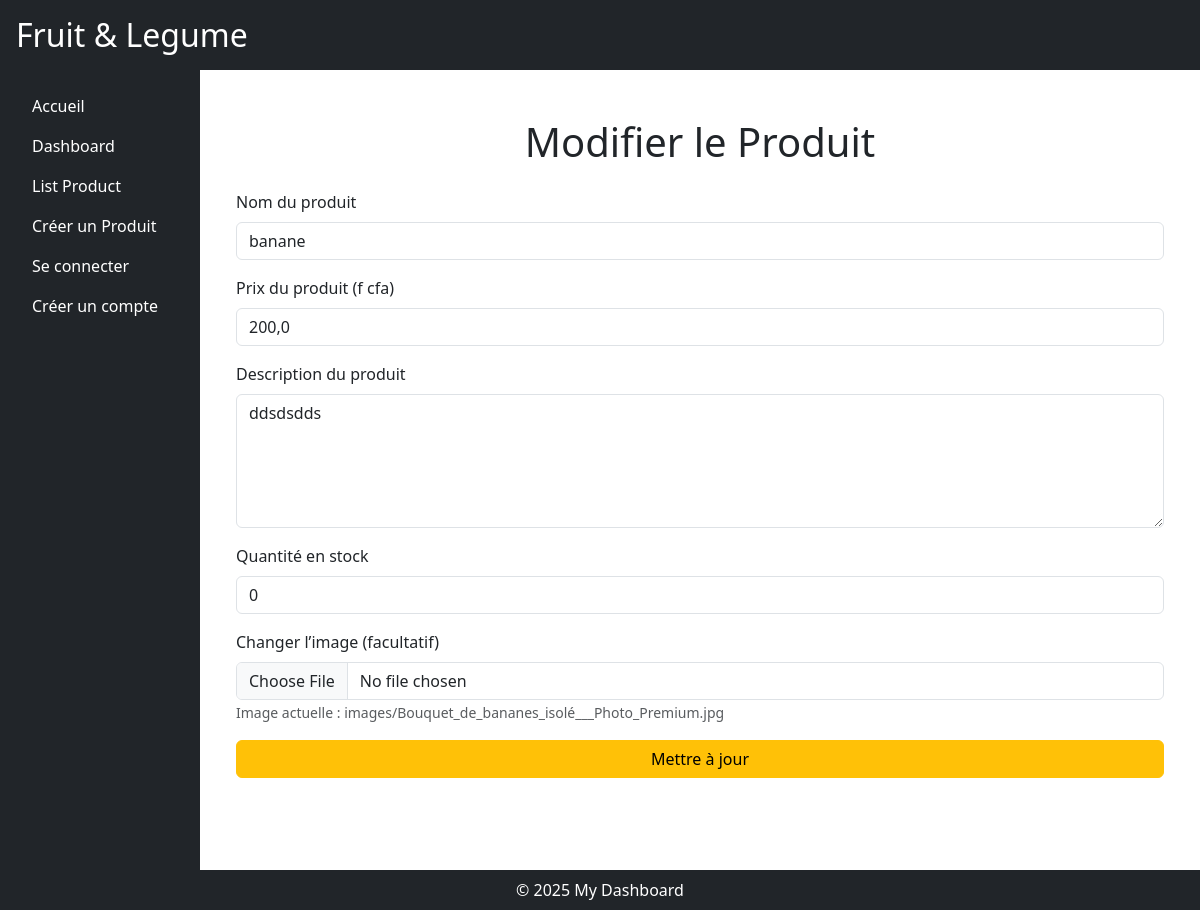
Screenshot of /produit/4/update/ with the database file from the repository.
### produit/models.py (models this page shows, shortened)
class Produit(models.Model):
    nom = models.CharField(max_length=255)
    description = models.TextField(null=True, blank=True)
    prix = models.FloatField()
    image = models.ImageField(upload_to='images/')
    quantite = models.IntegerField(default=0)  # <-- Ajouté ici correctement

### produit/views.py (the view, shortened to what this page needs)
# urls.py: path('produit/<int:pk>/update/', UpdateProduit.as_view(), name='product_update'),  # Mise à jour d'un produit
class UpdateProduit(View):
    def get(self, request, pk):
        produit = get_object_or_404(Produit, pk=pk)
        return render(request, 'produit/update_produit.html', {'produit': produit})

### templates/produit/update_produit.html (shortened to what this page needs)
{% extends 'Dashboard/base.html' %}
{% block content %}
<div class="container mt-5">
    <h1 class="text-center mb-4">Modifier le Produit</h1>
    <form action="{% url 'produit:product_update' produit.id %}" method="POST" enctype="multipart/form-data">
        <div class="mb-3">
            <label for="nom" class="form-label">Nom du produit</label>
            <input type="text" id="nom" name="nom" class="form-control" value="{{ produit.nom }}" required>
        </div>
        <div class="mb-3">
            <label for="prix" class="form-label">Prix du produit (f cfa)</label>
            <input type="text" id="prix" name="prix" class="form-control" value="{{ produit.prix }}" required>
        </div>
        <div class="mb-3">
            <label for="description" class="form-label">Description du produit</label>
            <textarea name="description" id="description" class="form-control" rows="5" required>{{ produit.description }}</textarea>
        </div>
        <div class="mb-3">
            <label for="quantite" class="form-label">Quantité en stock</label>
            <input type="number" id="quantite" name="quantite" class="form-control" value="{{ produit.quantite }}" required>
        </div>
        <div class="mb-3">
            <label for="image" class="form-label">Changer l’image (facultatif)</label>
            <input type="file" name="image" id="image" class="form-control">
            {% if produit.image %}
                <small class="form-text text-muted">Image actuelle : {{ produit.image.name }}</small>
            {% endif %}
        </div>
        <button type="submit" class="btn btn-warning w-100">Mettre à jour</button>
    </form>
</div>
{% endblock %}

### templates/Dashboard/_includes/_meta.html (style rules this page uses)
body { min-height: 100vh; display: flex; flex-direction: column; }

### rows the page displays
Produit: nom "banane", prix "200,0", description "ddsdsdds", quantite "0", image.name "images/Bouquet_de_bananes_isolé___Photo_Premium.jpg"
